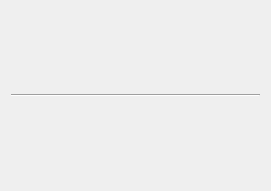
<?xml version="1.0" encoding="UTF-8"?>
<ui version="4.0">
 <class>ContentReward</class>
 <widget class="QWidget" name="ContentReward">
  <property name="geometry">
   <rect>
    <x>0</x>
    <y>0</y>
    <width>271</width>
    <height>191</height>
   </rect>
  </property>
  <property name="windowTitle">
   <string>Form</string>
  </property>
  <layout class="QVBoxLayout" name="vLayoutMain">
   <item>
    <layout class="QHBoxLayout" name="hLayoutSelector"/>
   </item>
   <item>
    <widget class="Line" name="line">
     <property name="orientation">
      <enum>Qt::Horizontal</enum>
     </property>
    </widget>
   </item>
  </layout>
 </widget>
 <resources/>
 <connections/>
</ui>
